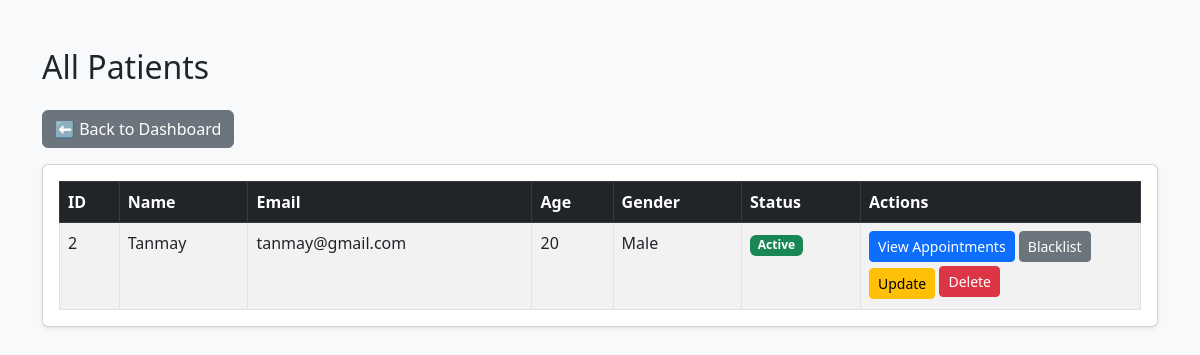
Page /admin/patients (signed in) on the committed database.
### app.py (models this page shows)
class User(db.Model):
    __tablename__ = "User"
    uid = db.Column(db.Integer, primary_key=True, autoincrement=True)
    email = db.Column(db.String(110), unique=True, nullable=False)
    password = db.Column(db.String(130), nullable=False)
    name = db.Column(db.String(80), nullable=False)
    age = db.Column(db.Integer, nullable=False)
    gender = db.Column(db.String(10), nullable=False)
    is_blacklisted = db.Column(db.Boolean, nullable=False, default=False)
    specialization = db.Column(db.String, nullable=True)
    role_id = db.Column(db.Integer, db.ForeignKey('Role.rid'), nullable=False)
    role = db.relationship('Role', backref='users')

### app.py (the view)
@app.route("/admin/patients")
def admin_patients():
    if not session.get("uid"):
        flash("Please login first.")
        return redirect("/login")
    user = User.query.get(session["uid"])
    if not user or user.role.role_name != "Admin":
        flash("Access denied.")
        return redirect("/login")
    patients = (
        User.query.join(Role)
        .filter(Role.role_name == "Patient")
        .order_by(User.name)
        .all()
    )
    return render_template("admin_patients.html", patients=patients)

### templates/admin_patients.html (shortened to what this page needs)
<!DOCTYPE html>
<html>
<head>
  <link href="https://cdn.jsdelivr.net/npm/bootstrap@5.3.0/dist/css/bootstrap.min.css" rel="stylesheet">
</head>
<body class="bg-light">
  <div class="container py-5">
    <h2 class="mb-4">All Patients</h2>
    <a href="/admindashboard" class="btn btn-secondary mb-3">⬅ Back to Dashboard</a>
    <div class="card p-3 shadow-sm">
      <div class="table-responsive">
        <table class="table table-bordered table-striped mb-0">
          <thead class="table-dark">
            <tr>
              <th>ID</th>
              <th>Name</th>
              <th>Email</th>
              <th>Age</th>
              <th>Gender</th>
              <th>Status</th>
              <th style="width: 280px;">Actions</th>
            </tr>
          </thead>
          <tbody>
            {% for p in patients %}
            <tr>
              <td>{{ p.uid }}</td>
              <td>{{ p.name }}</td>
              <td>{{ p.email }}</td>
              <td>{{ p.age }}</td>
              <td>{{ p.gender }}</td>
              <td>
                {% if p.is_blacklisted %}
                  <span class="badge bg-danger">Blacklisted</span>
                {% else %}
                  <span class="badge bg-success">Active</span>
                {% endif %}
              </td>
              <td>
                <a href="{{ url_for('admin_patient_appointments', uid=p.uid) }}"
                  class="btn btn-sm btn-primary mb-1">
                  View Appointments
                </a>
                {% if p.is_blacklisted %}
                  <a href="/unblacklist_patient/{{ p.uid }}" class="btn btn-sm btn-success mb-1">Unblacklist</a>
                {% else %}
                  <a href="/blacklist_patient/{{ p.uid }}" class="btn btn-sm btn-secondary mb-1">Blacklist</a>
                {% endif %}
                <a href="{{ url_for('admin_update_patient', uid=p.uid) }}" class="btn btn-warning btn-sm">Update</a>
                <a href="/delete_patient/{{ p.uid }}" class="btn btn-sm btn-danger mb-1">Delete</a>
              </td>
            </tr>
            {% endfor %}
          </tbody>
        </table>
      </div>
    </div>
  </div>
</body>
</html>

### rows in the picture
User: uid "2", name "Tanmay", email "tanmay@gmail.com", age "20", gender "Male", is_blacklisted "Active"
